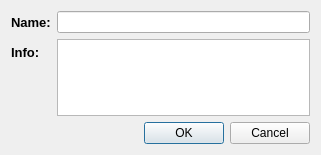
<?xml version="1.0" encoding="UTF-8"?>
<ui version="4.0">
 <class>AddDatasetDialog</class>
 <widget class="QDialog" name="AddDatasetDialog">
  <property name="geometry">
   <rect>
    <x>0</x>
    <y>0</y>
    <width>321</width>
    <height>155</height>
   </rect>
  </property>
  <property name="windowTitle">
   <string>Dialog</string>
  </property>
  <layout class="QVBoxLayout" name="verticalLayout">
   <item>
    <layout class="QFormLayout" name="formLayout_2">
     <item row="0" column="0">
      <widget class="QLabel" name="label">
       <property name="font">
        <font>
         <pointsize>10</pointsize>
         <weight>75</weight>
         <bold>true</bold>
        </font>
       </property>
       <property name="text">
        <string>Name:</string>
       </property>
      </widget>
     </item>
     <item row="0" column="1">
      <widget class="QLineEdit" name="nameEdit"/>
     </item>
     <item row="1" column="0">
      <widget class="QLabel" name="label_2">
       <property name="font">
        <font>
         <pointsize>10</pointsize>
         <weight>75</weight>
         <bold>true</bold>
        </font>
       </property>
       <property name="text">
        <string>Info:</string>
       </property>
      </widget>
     </item>
     <item row="1" column="1">
      <widget class="QTextEdit" name="infoEdit">
       <property name="acceptRichText">
        <bool>false</bool>
       </property>
      </widget>
     </item>
    </layout>
   </item>
   <item>
    <widget class="QDialogButtonBox" name="buttonBox">
     <property name="orientation">
      <enum>Qt::Horizontal</enum>
     </property>
     <property name="standardButtons">
      <set>QDialogButtonBox::Cancel|QDialogButtonBox::Ok</set>
     </property>
    </widget>
   </item>
  </layout>
 </widget>
 <resources/>
 <connections>
  <connection>
   <sender>buttonBox</sender>
   <signal>accepted()</signal>
   <receiver>AddDatasetDialog</receiver>
   <slot>accept()</slot>
   <hints>
    <hint type="sourcelabel">
     <x>248</x>
     <y>254</y>
    </hint>
    <hint type="destinationlabel">
     <x>157</x>
     <y>274</y>
    </hint>
   </hints>
  </connection>
  <connection>
   <sender>buttonBox</sender>
   <signal>rejected()</signal>
   <receiver>AddDatasetDialog</receiver>
   <slot>reject()</slot>
   <hints>
    <hint type="sourcelabel">
     <x>316</x>
     <y>260</y>
    </hint>
    <hint type="destinationlabel">
     <x>286</x>
     <y>274</y>
    </hint>
   </hints>
  </connection>
 </connections>
</ui>
